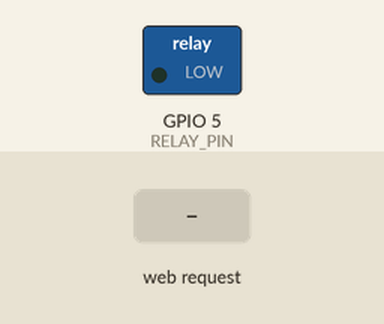
A sketch run on a simulated ESP8266 (NodeMCU). Shown: switched loads named in the sketch (green lamp = pin HIGH). The test bench sets the inputs (shaded band). WiFi joins after 1.5 s; servers stay silent unless stated; what the sketch prints to the serial monitor is not drawn.

Above: at 3.2 s.
3.3 s: HTTP request GET /power received
At 4.1 s:
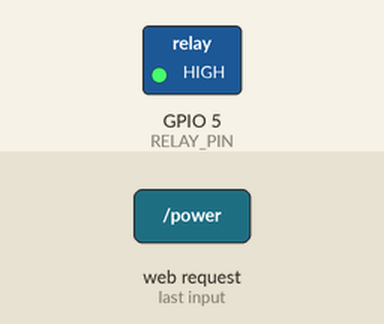
5.8 s: HTTP request GET /shutdown received
At 14.5 s:
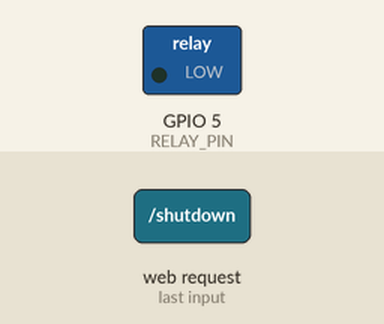
Timing chart, 0 to 15.3 s (numbered marks = the images above; inputs shaded):
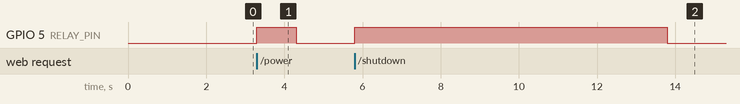

The sketch:

ESP8622-RemotePC-PowerSwitch-zh_cn.ino
```cpp
#include <ESP8266WiFi.h>
#include <ESP8266WebServer.h>

#define RELAY_PIN 5  // 定义继电器控制引脚 (GPIO5，对应 D1)

// Wi-Fi 配置
const char* ssid = "你的WiFi名称";
const char* password = "你的WiFi密码";

// 创建 Web 服务器
ESP8266WebServer server(80);

// 生成 HTML 网页
String generateHTML() {
  String html = "<!DOCTYPE html><html><head>";
  html += "<meta charset=\"UTF-8\">";  // 明确指定 UTF-8 编码
  html += "<title>电脑控制</title></head>";
  html += "<body><h1>电脑控制页面</h1>";
  html += "<form action=\"/power\" method=\"POST\">";
  html += "<button type=\"submit\">开机</button>";
  html += "</form>";
  html += "<form action=\"/shutdown\" method=\"POST\">";
  html += "<button type=\"submit\">强制关机</button>";
  html += "</form>";
  html += "</body></html>";
  return html;
}

// 处理主页请求
void handleRoot() {
  server.send(200, "text/html; charset=UTF-8", generateHTML());
}

// 处理开机请求
void handlePower() {
  digitalWrite(RELAY_PIN, HIGH);  // 启动继电器
  delay(1000);                    // 模拟按下开机键 1 秒
  digitalWrite(RELAY_PIN, LOW);   // 释放继电器
  server.send(200, "text/html; charset=UTF-8", "<!DOCTYPE html><html><head><meta charset=\"UTF-8\"></head><body><p>开机信号已发送！</p><a href=\"/\">返回</a></body></html>");
}

// 处理强制关机请求
void handleShutdown() {
  digitalWrite(RELAY_PIN, HIGH);  // 启动继电器
  delay(8000);                    // 模拟按下电源键 8 秒
  digitalWrite(RELAY_PIN, LOW);   // 释放继电器
  server.send(200, "text/html; charset=UTF-8", "<!DOCTYPE html><html><head><meta charset=\"UTF-8\"></head><body><p>强制关机信号已发送！</p><a href=\"/\">返回</a></body></html>");
}

void setup() {
  // 初始化串口
  Serial.begin(115200);

  // 配置继电器引脚
  pinMode(RELAY_PIN, OUTPUT);
  digitalWrite(RELAY_PIN, LOW);

  // 连接 Wi-Fi
  WiFi.begin(ssid, password);
  Serial.print("正在连接 WiFi");
  while (WiFi.status() != WL_CONNECTED) {
    delay(1000);
    Serial.print(".");
  }
  Serial.println("\nWiFi 已连接！");
  Serial.print("设备 IP 地址: ");
  Serial.println(WiFi.localIP());

  // 设置服务器路由
  server.on("/", handleRoot);
  server.on("/power", handlePower);
  server.on("/shutdown", handleShutdown);

  // 启动服务器
  server.begin();
  Serial.println("Web 服务器已启动！");
}

void loop() {
  server.handleClient();  // 处理网页请求
}
```

Measured:
- after the input at 3.3 s, GPIO 5 (RELAY_PIN): LOW → HIGH at once, → LOW 1.0 s later
- after the input at 5.8 s, GPIO 5 (RELAY_PIN): LOW → HIGH at once, → LOW 8.0 s later
